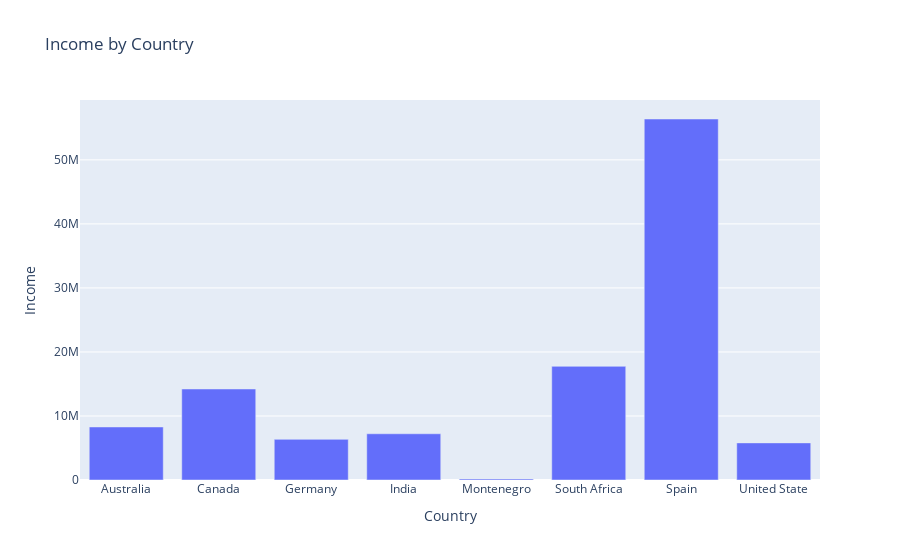

The code cell stored with this chart in its notebook:
### Markdown cell above
# ===============Visualisation=======================

### Code cell
#Visualise the country that has the highest Income
groupped_country = df_m.groupby(by='Country',as_index=False).sum()
px.bar(groupped_country,x='Country',y='Income',orientation ='v', title="Income by Country")

### Figure 1 — Plotly figure (JSON) as saved in the notebook; plotly's stock layout.template omitted (floating-point values rounded to 4 significant figures)
{"data": [{"alignmentgroup": "True", "hovertemplate": "Country=%{x}<br>Income=%{y}<extra></extra>", "legendgroup": "", "marker": {"color": "#636efa"}, "name": "", "offsetgroup": "", "orientation": "v", "showlegend": false, "textposition": "auto", "type": "bar", "x": ["Australia", "Canada", "Germany", "India", "Montenegro", "South Africa", "Spain", "United State"], "xaxis": "x", "y": [8283000.0, 14214227, 6347853, 7220000.0, 173041, 17751137, 56379314, 5797129], "yaxis": "y"}], "layout": {"barmode": "relative", "legend": {"tracegroupgap": 0}, "title": {"text": "Income by Country"}, "xaxis": {"anchor": "y", "domain": [0, 1], "title": {"text": "Country"}}, "yaxis": {"anchor": "x", "domain": [0, 1], "title": {"text": "Income"}}}}
